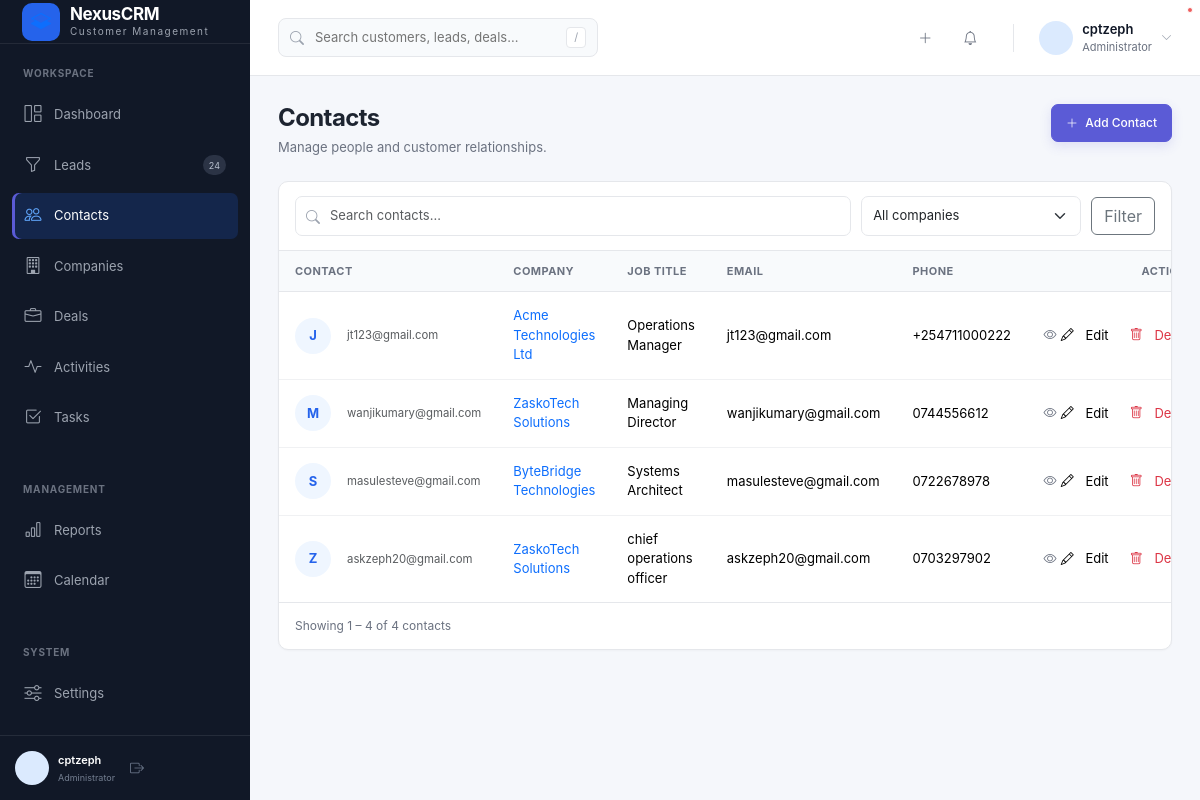
The page /contacts/ (signed in) on the database as committed earlier.
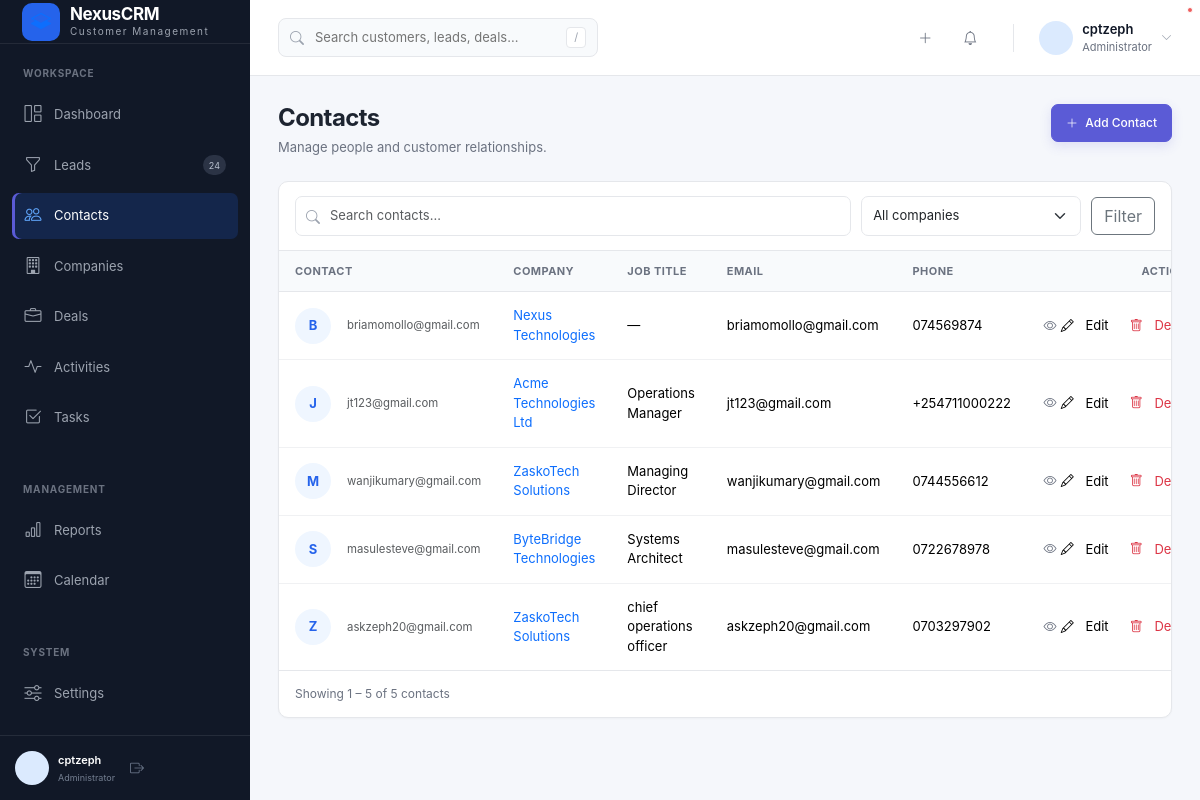
The same page on the database as committed later.
### crmApp/models.py (models this page shows, shortened)
class Contact(models.Model):
    STATUS_CHOICES = [
        ("lead", "Lead"),
        ("prospect", "Prospect"),
        ("customer", "Customer"),
        ("inactive", "Inactive"),
    ]
    first_name = models.CharField(max_length=100)
    last_name = models.CharField(max_length=100)
    company = models.ForeignKey(
        Company,
        on_delete=models.SET_NULL,
        null=True,
        blank=True,
        related_name="contacts"
    )
    owner = models.ForeignKey(
        User,
        on_delete=models.SET_NULL,
        null=True,
        blank=True,
        related_name="owned_contacts"
    )
    job_title = models.CharField(max_length=150, blank=True)
    email = models.EmailField(blank=True)
    phone = models.CharField(max_length=50, blank=True)
    mobile = models.CharField(max_length=50, blank=True)
    status = models.CharField(
        max_length=20,
        choices=STATUS_CHOICES,
        default="lead"
    )
    address = models.TextField(blank=True)
    city = models.CharField(max_length=100, blank=True)
    country = models.CharField(max_length=100, blank=True)
    notes = models.TextField(blank=True)
    created_at = models.DateTimeField(auto_now_add=True)
    updated_at = models.DateTimeField(auto_now=True)
    class Meta:
        ordering = ["first_name", "last_name"]

class Company(models.Model):
    INDUSTRY_CHOICES = [
        ("technology", "Technology"),
        ("finance", "Finance"),
        ("healthcare", "Healthcare"),
        ("education", "Education"),
        ("retail", "Retail"),
        ("manufacturing", "Manufacturing"),
        ("real_estate", "Real Estate"),
        ("hospitality", "Hospitality"),
        ("other", "Other"),
    ]
    name = models.CharField(max_length=200)
    industry = models.CharField(
        max_length=50,
        choices=INDUSTRY_CHOICES,
        blank=True
    )
    website = models.URLField(blank=True)
    email = models.EmailField(blank=True)
    phone = models.CharField(max_length=50, blank=True)
    address = models.TextField(blank=True)
    city = models.CharField(max_length=100, blank=True)
    country = models.CharField(max_length=100, blank=True)
    description = models.TextField(blank=True)
    owner = models.ForeignKey(
        User,
        on_delete=models.SET_NULL,
        null=True,
        blank=True,
        related_name="owned_companies"
    )
    created_at = models.DateTimeField(auto_now_add=True)
    updated_at = models.DateTimeField(auto_now=True)
    class Meta:
        ordering = ["name"]

### crmApp/views.py (the view, shortened to what this page needs)
# urls.py: path("contacts/", views.contact_list, name="contact_list"),
@login_required
def contact_list(request):
    contacts = Contact.objects.select_related(
        "company",
        "owner"
    )
    search = request.GET.get(
        "search",
        ""
    ).strip()
    company_id = request.GET.get(
        "company",
        ""
    ).strip()
    if company_id:
        contacts = contacts.filter(
            company_id=company_id
        )
    companies = Company.objects.all()
    paginator = Paginator(
        contacts,
        10
    )
    page_obj = paginator.get_page(
        request.GET.get("page")
    )
    context = {
        "contacts": page_obj.object_list,
        "page_obj": page_obj,
        "search": search,
        "selected_company": company_id,
        "companies": companies,
    }
    return render(
        request,
        "crmApp/contacts/contact_list.html",
        context
    )

### crmApp/context_processors.py (called while the page is built, shortened)
def crm_permissions(request):
    user = request.user
    role = get_user_role(user)
    return {
        "crm_role": role,
        "can_create_records": can_create(user),
        "can_edit_all_records": role in {
            ROLE_ADMIN,
            ROLE_MANAGER,
            ROLE_SUPPORT,
        },
        "can_delete_records": role in {
            ROLE_ADMIN,
            ROLE_MANAGER,
        },
    }

### crmApp/permissions.py (called while the page is built)
def get_user_role(user):
    if not user or not user.is_authenticated:
        return None
    if user.is_superuser:
        return ROLE_ADMIN
    profile = getattr(user, "profile", None)
    if not profile:
        return ROLE_VIEWER
    return profile.role

def can_create(user):
    role = get_user_role(user)
    return role in {
        ROLE_ADMIN,
        ROLE_MANAGER,
        ROLE_SALES,
        ROLE_SUPPORT,
    }

### templates/crmApp/contacts/contact_list.html (shortened to what the changed rows need)
{% extends "crmApp/base.html" %}
{% block content %}
<div class="page-header">
    <div>
        <h1 class="page-title">
            Contacts
        </h1>
    </div>
</div>
<div class="crm-card">
    {% if contacts %}
        <div class="table-responsive">
            <table class="table crm-table">
                <thead>
                    <tr>
                        <th>
                            Contact
                        </th>
                        <th>
                            Company
                        </th>
                        <th>
                            Job Title
                        </th>
                        <th>
                            Email
                        </th>
                        <th>
                            Phone
                        </th>
                        <th class="text-end">
                            Actions
                        </th>
                    </tr>
                </thead>
                <tbody>
                    {% for contact in contacts %}
                        <tr>
                            <td>
                                <div class="d-flex align-items-center gap-3">
                                    <div class="contact-avatar person-avatar">
                                        {{ contact.first_name|first|upper }}
                                    </div>
                                    <div>
                                        {% if contact.email %}
                                            <div class="text-muted small">
                                                {{ contact.email }}
                                            </div>
                                        {% endif %}
                                    </div>
                                </div>
                            </td>
                            <td>
                                {% if contact.company %}
                                    <a
                                        href="{% url 'company_detail' contact.company.pk %}"
                                        class="text-decoration-none"
                                    >
                                        {{ contact.company.name }}
                                    </a>
                                {% else %}
                                    <span class="text-muted">
                                        No company
                                    </span>
                                {% endif %}
                            </td>
                            <td>
                                {{ contact.job_title|default:"—" }}
                            </td>
                            <td>
                                {{ contact.email|default:"—" }}
                            </td>
                            <td>
                                {{ contact.phone|default:"—" }}
                            </td>
                            <td>
                                <div class="table-actions">
                                    <a
                                        href="{% url 'contact_detail' contact.pk %}"
                                        class="table-action-btn"
                                        title="View"
                                    >
                                        <i class="bi bi-eye"></i>
                                    </a>
                                    {% if can_edit_all_records or contact.owner_id == request.user.id %}
                                    <a
                                        href="{% url 'contact_edit' contact.pk %}"
                                         class="dropdown-item"
                                    >
                                    <i class="bi bi-pencil me-2"></i>
                                        Edit
                                    </a>
                                    {% endif %}
                                    {% if can_delete_records or crm_role == "sales" and contact.owner_id == request.user.id %}
                                    <a
                                    href="{% url 'contact_delete' contact.pk %}"
                                    class="dropdown-item text-danger"
                                    >
                                    <i class="bi bi-trash me-2"></i>
                                    Delete
                                    </a>
                                    {% endif %}
                                </div>
                            </td>
                        </tr>
                    {% endfor %}
                </tbody>
            </table>
        </div>
        <div class="crm-pagination">
            <div class="pagination-info">
                Showing
                {{ page_obj.start_index }}
                –
                {{ page_obj.end_index }}
                of
                {{ page_obj.paginator.count }}
                contacts
            </div>
        </div>
    {% endif %}
</div>
{% endblock %}

Rows that differ between the two databases and show on the page:
added Contact: first_name|first "B", email "briamomollo@gmail.com", company.name "Nexus Technologies", job_title "—", phone "074569874"
Other text that changed with them:
{{ page_obj.end_index }}: "4" → "5"
{{ page_obj.paginator.count }}: "4" → "5"
